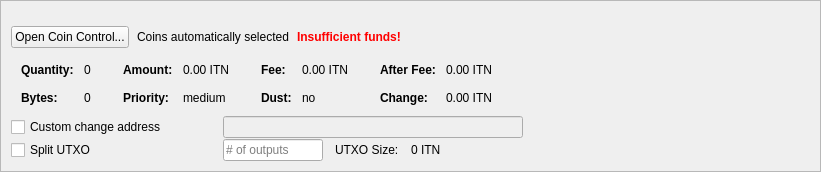
         <widget class="QFrame" name="frameCoinControl">
          <property name="sizePolicy">
           <sizepolicy hsizetype="Expanding" vsizetype="Expanding">
            <horstretch>0</horstretch>
            <verstretch>0</verstretch>
           </sizepolicy>
          </property>
          <property name="maximumSize">
           <size>
            <width>16777215</width>
            <height>16777215</height>
           </size>
          </property>
          <property name="frameShape">
           <enum>QFrame::StyledPanel</enum>
          </property>
          <property name="frameShadow">
           <enum>QFrame::Sunken</enum>
          </property>
          <layout class="QVBoxLayout" name="verticalLayoutCoinControl2">
           <property name="spacing">
            <number>0</number>
           </property>
           <property name="leftMargin">
            <number>0</number>
           </property>
           <property name="topMargin">
            <number>0</number>
           </property>
           <property name="rightMargin">
            <number>0</number>
           </property>
           <property name="bottomMargin">
            <number>0</number>
           </property>
           <item>
            <widget class="QFrame" name="frameCoinControl_BG">
             <layout class="QVBoxLayout" name="verticalLayoutCoinControl" stretch="0,0,0,0,0,0">
              <property name="spacing">
               <number>1</number>
              </property>
              <property name="leftMargin">
               <number>10</number>
              </property>
              <property name="topMargin">
               <number>10</number>
              </property>
              <item>
               <layout class="QHBoxLayout" name="horizontalLayoutCoinControl1">
                <property name="bottomMargin">
                 <number>15</number>
                </property>
                <item>
                 <layout class="QVBoxLayout" name="verticalLayout_3">
                  <property name="spacing">
                   <number>6</number>
                  </property>
                 </layout>
                </item>
               </layout>
              </item>
              <item>
               <layout class="QHBoxLayout" name="horizontalLayoutCoinControl2" stretch="0,0,0,0">
                <property name="spacing">
                 <number>8</number>
                </property>
                <property name="bottomMargin">
                 <number>10</number>
                </property>
                <item>
                 <widget class="QPushButton" name="pushButtonCoinControl">
                  <property name="sizePolicy">
                   <sizepolicy hsizetype="Minimum" vsizetype="Fixed">
                    <horstretch>0</horstretch>
                    <verstretch>0</verstretch>
                   </sizepolicy>
                  </property>
                  <property name="styleSheet">
                   <string notr="true"/>
                  </property>
                  <property name="text">
                   <string>Open Coin Control...</string>
                  </property>
                  <property name="autoDefault">
                   <bool>false</bool>
                  </property>
                 </widget>
                </item>
                <item>
                 <widget class="QLabel" name="labelCoinControlAutomaticallySelected">
                  <property name="text">
                   <string>Coins automatically selected</string>
                  </property>
                  <property name="margin">
                   <number>5</number>
                  </property>
                 </widget>
                </item>
                <item>
                 <widget class="QLabel" name="labelCoinControlInsuffFunds">
                  <property name="font">
                   <font>
                    <weight>75</weight>
                    <bold>true</bold>
                   </font>
                  </property>
                  <property name="styleSheet">
                   <string notr="true">color:red;font-weight:bold;</string>
                  </property>
                  <property name="text">
                   <string>Insufficient funds!</string>
                  </property>
                  <property name="margin">
                   <number>5</number>
                  </property>
                 </widget>
                </item>
                <item>
                 <spacer name="horizontalSpacerCoinControl">
                  <property name="orientation">
                   <enum>Qt::Horizontal</enum>
                  </property>
                  <property name="sizeHint" stdset="0">
                   <size>
                    <width>40</width>
                    <height>1</height>
                   </size>
                  </property>
                 </spacer>
                </item>
               </layout>
              </item>
              <item>
               <widget class="QWidget" name="widgetCoinControl" native="true">
                <property name="sizePolicy">
                 <sizepolicy hsizetype="Preferred" vsizetype="Preferred">
                  <horstretch>0</horstretch>
                  <verstretch>0</verstretch>
                 </sizepolicy>
                </property>
                <property name="minimumSize">
                 <size>
                  <width>0</width>
                  <height>0</height>
                 </size>
                </property>
                <property name="styleSheet">
                 <string notr="true"/>
                </property>
                <layout class="QHBoxLayout" name="horizontalLayoutCoinControl5">
                 <property name="leftMargin">
                  <number>0</number>
                 </property>
                 <property name="topMargin">
                  <number>0</number>
                 </property>
                 <property name="rightMargin">
                  <number>0</number>
                 </property>
                 <property name="bottomMargin">
                  <number>0</number>
                 </property>
                 <item>
                  <layout class="QHBoxLayout" name="horizontalLayoutCoinControl3" stretch="0,0,0,1">
                   <property name="spacing">
                    <number>20</number>
                   </property>
                   <property name="topMargin">
                    <number>0</number>
                   </property>
                   <property name="bottomMargin">
                    <number>10</number>
                   </property>
                   <item>
                    <layout class="QFormLayout" name="formLayoutCoinControl1">
                     <property name="horizontalSpacing">
                      <number>10</number>
                     </property>
                     <property name="verticalSpacing">
                      <number>14</number>
                     </property>
                     <property name="leftMargin">
                      <number>10</number>
                     </property>
                     <property name="topMargin">
                      <number>4</number>
                     </property>
                     <property name="rightMargin">
                      <number>6</number>
                     </property>
                     <item row="0" column="0">
                      <widget class="QLabel" name="labelCoinControlQuantityText">
                       <property name="font">
                        <font>
                         <weight>75</weight>
                         <bold>true</bold>
                        </font>
                       </property>
                       <property name="text">
                        <string>Quantity:</string>
                       </property>
                       <property name="margin">
                        <number>0</number>
                       </property>
                      </widget>
                     </item>
                     <item row="0" column="1">
                      <widget class="QLabel" name="labelCoinControlQuantity">
                       <property name="cursor">
                        <cursorShape>IBeamCursor</cursorShape>
                       </property>
                       <property name="contextMenuPolicy">
                        <enum>Qt::ActionsContextMenu</enum>
                       </property>
                       <property name="text">
                        <string notr="true">0</string>
                       </property>
                       <property name="margin">
                        <number>0</number>
                       </property>
                       <property name="textInteractionFlags">
                        <set>Qt::LinksAccessibleByMouse|Qt::TextSelectableByKeyboard|Qt::TextSelectableByMouse</set>
                       </property>
                      </widget>
                     </item>
                     <item row="1" column="0">
                      <widget class="QLabel" name="labelCoinControlBytesText">
                       <property name="font">
                        <font>
                         <weight>75</weight>
                         <bold>true</bold>
                        </font>
                       </property>
                       <property name="text">
                        <string>Bytes:</string>
                       </property>
                      </widget>
                     </item>
                     <item row="1" column="1">
                      <widget class="QLabel" name="labelCoinControlBytes">
                       <property name="cursor">
                        <cursorShape>IBeamCursor</cursorShape>
                       </property>
                       <property name="contextMenuPolicy">
                        <enum>Qt::ActionsContextMenu</enum>
                       </property>
                       <property name="text">
                        <string notr="true">0</string>
                       </property>
                       <property name="textInteractionFlags">
                        <set>Qt::LinksAccessibleByMouse|Qt::TextSelectableByKeyboard|Qt::TextSelectableByMouse</set>
                       </property>
                      </widget>
                     </item>
                    </layout>
                   </item>
                   <item>
                    <layout class="QFormLayout" name="formLayoutCoinControl2">
                     <property name="horizontalSpacing">
                      <number>10</number>
                     </property>
                     <property name="verticalSpacing">
                      <number>14</number>
                     </property>
                     <property name="leftMargin">
                      <number>6</number>
                     </property>
                     <property name="topMargin">
                      <number>4</number>
                     </property>
                     <property name="rightMargin">
                      <number>6</number>
                     </property>
                     <item row="0" column="0">
                      <widget class="QLabel" name="labelCoinControlAmountText">
                       <property name="font">
                        <font>
                         <weight>75</weight>
                         <bold>true</bold>
                        </font>
                       </property>
                       <property name="text">
                        <string>Amount:</string>
                       </property>
                       <property name="margin">
                        <number>0</number>
                       </property>
                      </widget>
                     </item>
                     <item row="0" column="1">
                      <widget class="QLabel" name="labelCoinControlAmount">
                       <property name="cursor">
                        <cursorShape>IBeamCursor</cursorShape>
                       </property>
                       <property name="contextMenuPolicy">
                        <enum>Qt::ActionsContextMenu</enum>
                       </property>
                       <property name="text">
                        <string notr="true">0.00 ITN</string>
                       </property>
                       <property name="textInteractionFlags">
                        <set>Qt::LinksAccessibleByMouse|Qt::TextSelectableByKeyboard|Qt::TextSelectableByMouse</set>
                       </property>
                      </widget>
                     </item>
                     <item row="1" column="0">
                      <widget class="QLabel" name="labelCoinControlPriorityText">
                       <property name="font">
                        <font>
                         <weight>75</weight>
                         <bold>true</bold>
                        </font>
                       </property>
                       <property name="text">
                        <string>Priority:</string>
                       </property>
                      </widget>
                     </item>
                     <item row="1" column="1">
                      <widget class="QLabel" name="labelCoinControlPriority">
                       <property name="cursor">
                        <cursorShape>IBeamCursor</cursorShape>
                       </property>
                       <property name="contextMenuPolicy">
                        <enum>Qt::ActionsContextMenu</enum>
                       </property>
                       <property name="text">
                        <string>medium</string>
                       </property>
                       <property name="textInteractionFlags">
                        <set>Qt::LinksAccessibleByMouse|Qt::TextSelectableByKeyboard|Qt::TextSelectableByMouse</set>
                       </property>
                      </widget>
                     </item>
                    </layout>
                   </item>
                   <item>
                    <layout class="QFormLayout" name="formLayoutCoinControl3">
                     <property name="horizontalSpacing">
                      <number>10</number>
                     </property>
                     <property name="verticalSpacing">
                      <number>14</number>
                     </property>
                     <property name="leftMargin">
                      <number>6</number>
                     </property>
                     <property name="topMargin">
                      <number>4</number>
                     </property>
                     <property name="rightMargin">
                      <number>6</number>
                     </property>
                     <item row="0" column="0">
                      <widget class="QLabel" name="labelCoinControlFeeText">
                       <property name="font">
                        <font>
                         <weight>75</weight>
                         <bold>true</bold>
                        </font>
                       </property>
                       <property name="text">
                        <string>Fee:</string>
                       </property>
                       <property name="margin">
                        <number>0</number>
                       </property>
                      </widget>
                     </item>
                     <item row="0" column="1">
                      <widget class="QLabel" name="labelCoinControlFee">
                       <property name="cursor">
                        <cursorShape>IBeamCursor</cursorShape>
                       </property>
                       <property name="contextMenuPolicy">
                        <enum>Qt::ActionsContextMenu</enum>
                       </property>
                       <property name="text">
                        <string notr="true">0.00 ITN</string>
                       </property>
                       <property name="textInteractionFlags">
                        <set>Qt::LinksAccessibleByMouse|Qt::TextSelectableByKeyboard|Qt::TextSelectableByMouse</set>
                       </property>
                      </widget>
                     </item>
                     <item row="1" column="0">
                      <widget class="QLabel" name="labelCoinControlLowOutputText">
                       <property name="font">
                        <font>
                         <weight>75</weight>
                         <bold>true</bold>
                        </font>
                       </property>
                       <property name="text">
                        <string>Dust:</string>
                       </property>
                      </widget>
                     </item>
                     <item row="1" column="1">
                      <widget class="QLabel" name="labelCoinControlLowOutput">
                       <property name="cursor">
                        <cursorShape>IBeamCursor</cursorShape>
                       </property>
                       <property name="contextMenuPolicy">
                        <enum>Qt::ActionsContextMenu</enum>
                       </property>
                       <property name="text">
                        <string>no</string>
                       </property>
                       <property name="textInteractionFlags">
                        <set>Qt::LinksAccessibleByMouse|Qt::TextSelectableByKeyboard|Qt::TextSelectableByMouse</set>
                       </property>
                      </widget>
                     </item>
                    </layout>
                   </item>
                   <item>
                    <layout class="QFormLayout" name="formLayoutCoinControl4">
                     <property name="horizontalSpacing">
                      <number>10</number>
                     </property>
                     <property name="verticalSpacing">
                      <number>14</number>
                     </property>
                     <property name="leftMargin">
                      <number>6</number>
                     </property>
                     <property name="topMargin">
                      <number>4</number>
                     </property>
                     <property name="rightMargin">
                      <number>6</number>
                     </property>
                     <item row="0" column="0">
                      <widget class="QLabel" name="labelCoinControlAfterFeeText">
                       <property name="font">
                        <font>
                         <weight>75</weight>
                         <bold>true</bold>
                        </font>
                       </property>
                       <property name="text">
                        <string>After Fee:</string>
                       </property>
                       <property name="margin">
                        <number>0</number>
                       </property>
                      </widget>
                     </item>
                     <item row="0" column="1">
                      <widget class="QLabel" name="labelCoinControlAfterFee">
                       <property name="cursor">
                        <cursorShape>IBeamCursor</cursorShape>
                       </property>
                       <property name="contextMenuPolicy">
                        <enum>Qt::ActionsContextMenu</enum>
                       </property>
                       <property name="text">
                        <string notr="true">0.00 ITN</string>
                       </property>
                       <property name="textInteractionFlags">
                        <set>Qt::LinksAccessibleByMouse|Qt::TextSelectableByKeyboard|Qt::TextSelectableByMouse</set>
                       </property>
                      </widget>
                     </item>
                     <item row="1" column="0">
                      <widget class="QLabel" name="labelCoinControlChangeText">
                       <property name="font">
                        <font>
                         <weight>75</weight>
                         <bold>true</bold>
                        </font>
                       </property>
                       <property name="text">
                        <string>Change:</string>
                       </property>
                      </widget>
                     </item>
                     <item row="1" column="1">
                      <widget class="QLabel" name="labelCoinControlChange">
                       <property name="cursor">
                        <cursorShape>IBeamCursor</cursorShape>
                       </property>
                       <property name="contextMenuPolicy">
                        <enum>Qt::ActionsContextMenu</enum>
                       </property>
                       <property name="text">
                        <string notr="true">0.00 ITN</string>
                       </property>
                       <property name="textInteractionFlags">
                        <set>Qt::LinksAccessibleByMouse|Qt::TextSelectableByKeyboard|Qt::TextSelectableByMouse</set>
                       </property>
                      </widget>
                     </item>
                    </layout>
                   </item>
                  </layout>
                 </item>
                </layout>
               </widget>
              </item>
              <item>
               <layout class="QHBoxLayout" name="horizontalLayoutCoinControl4">
                <property name="spacing">
                 <number>12</number>
                </property>
                <property name="sizeConstraint">
                 <enum>QLayout::SetDefaultConstraint</enum>
                </property>
                <property name="topMargin">
                 <number>0</number>
                </property>
                <property name="rightMargin">
                 <number>0</number>
                </property>
                <item>
                 <widget class="QCheckBox" name="checkBoxCoinControlChange">
                  <property name="sizePolicy">
                   <sizepolicy hsizetype="Preferred" vsizetype="Preferred">
                    <horstretch>0</horstretch>
                    <verstretch>0</verstretch>
                   </sizepolicy>
                  </property>
                  <property name="minimumSize">
                   <size>
                    <width>200</width>
                    <height>0</height>
                   </size>
                  </property>
                  <property name="maximumSize">
                   <size>
                    <width>200</width>
                    <height>16777215</height>
                   </size>
                  </property>
                  <property name="toolTip">
                   <string>If this is activated, but the change address is empty or invalid, change will be sent to a newly generated address.</string>
                  </property>
                  <property name="text">
                   <string>Custom change address</string>
                  </property>
                 </widget>
                </item>
                <item>
                 <widget class="QValidatedLineEdit" name="lineEditCoinControlChange">
                  <property name="enabled">
                   <bool>false</bool>
                  </property>
                  <property name="sizePolicy">
                   <sizepolicy hsizetype="Preferred" vsizetype="Preferred">
                    <horstretch>0</horstretch>
                    <verstretch>0</verstretch>
                   </sizepolicy>
                  </property>
                  <property name="minimumSize">
                   <size>
                    <width>300</width>
                    <height>0</height>
                   </size>
                  </property>
                 </widget>
                </item>
                <item>
                 <widget class="QLabel" name="labelCoinControlChangeLabel">
                  <property name="sizePolicy">
                   <sizepolicy hsizetype="Preferred" vsizetype="Preferred">
                    <horstretch>0</horstretch>
                    <verstretch>0</verstretch>
                   </sizepolicy>
                  </property>
                  <property name="minimumSize">
                   <size>
                    <width>100</width>
                    <height>0</height>
                   </size>
                  </property>
                  <property name="text">
                   <string/>
                  </property>
                  <property name="margin">
                   <number>3</number>
                  </property>
                 </widget>
                </item>
               </layout>
              </item>
              <item>
               <layout class="QHBoxLayout" name="horizontalLayoutCoinControl6">
                <property name="spacing">
                 <number>12</number>
                </property>
                <property name="rightMargin">
                 <number>0</number>
                </property>
                <item>
                 <widget class="QCheckBox" name="splitBlockCheckBox">
                  <property name="sizePolicy">
                   <sizepolicy hsizetype="Preferred" vsizetype="Preferred">
                    <horstretch>0</horstretch>
                    <verstretch>0</verstretch>
                   </sizepolicy>
                  </property>
                  <property name="minimumSize">
                   <size>
                    <width>200</width>
                    <height>0</height>
                   </size>
                  </property>
                  <property name="maximumSize">
                   <size>
                    <width>200</width>
                    <height>16777215</height>
                   </size>
                  </property>
                  <property name="text">
                   <string>Split UTXO</string>
                  </property>
                 </widget>
                </item>
                <item>
                 <widget class="QLineEdit" name="splitBlockLineEdit">
                  <property name="sizePolicy">
                   <sizepolicy hsizetype="Preferred" vsizetype="Preferred">
                    <horstretch>50</horstretch>
                    <verstretch>0</verstretch>
                   </sizepolicy>
                  </property>
                  <property name="minimumSize">
                   <size>
                    <width>100</width>
                    <height>0</height>
                   </size>
                  </property>
                  <property name="maximumSize">
                   <size>
                    <width>100</width>
                    <height>16777215</height>
                   </size>
                  </property>
                  <property name="placeholderText">
                   <string># of outputs</string>
                  </property>
                 </widget>
                </item>
                <item>
                 <widget class="QLabel" name="labelBlockSizeText">
                  <property name="text">
                   <string>UTXO Size:</string>
                  </property>
                 </widget>
                </item>
                <item>
                 <widget class="QLabel" name="labelBlockSize">
                  <property name="text">
                   <string>0 ITN</string>
                  </property>
                 </widget>
                </item>
                <item>
                 <spacer name="horizontalSpacer_7">
                  <property name="orientation">
                   <enum>Qt::Horizontal</enum>
                  </property>
                  <property name="sizeHint" stdset="0">
                   <size>
                    <width>40</width>
                    <height>20</height>
                   </size>
                  </property>
                 </spacer>
                </item>
               </layout>
              </item>
              <item>
               <spacer name="verticalSpacerCoinControl">
                <property name="orientation">
                 <enum>Qt::Vertical</enum>
                </property>
                <property name="sizeHint" stdset="0">
                 <size>
                  <width>800</width>
                  <height>1</height>
                 </size>
                </property>
               </spacer>
              </item>
             </layout>
            </widget>
           </item>
          </layout>
         </widget>
